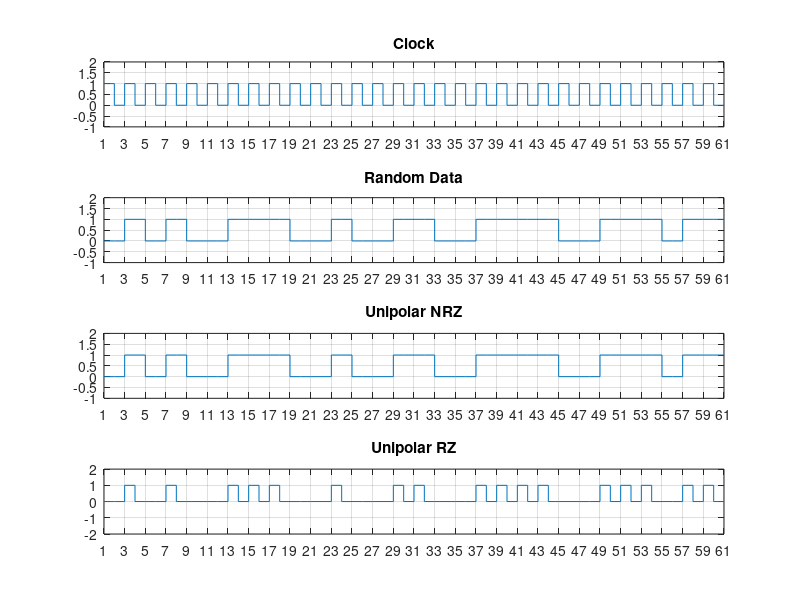
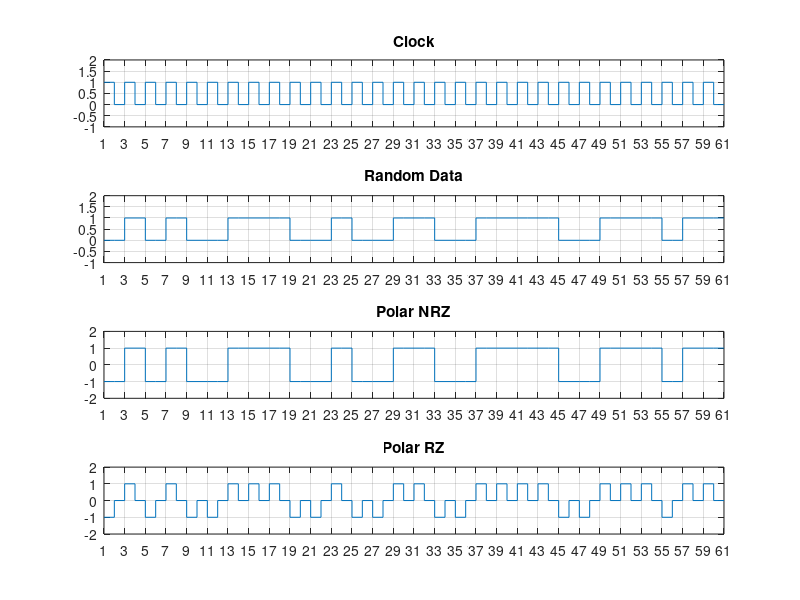
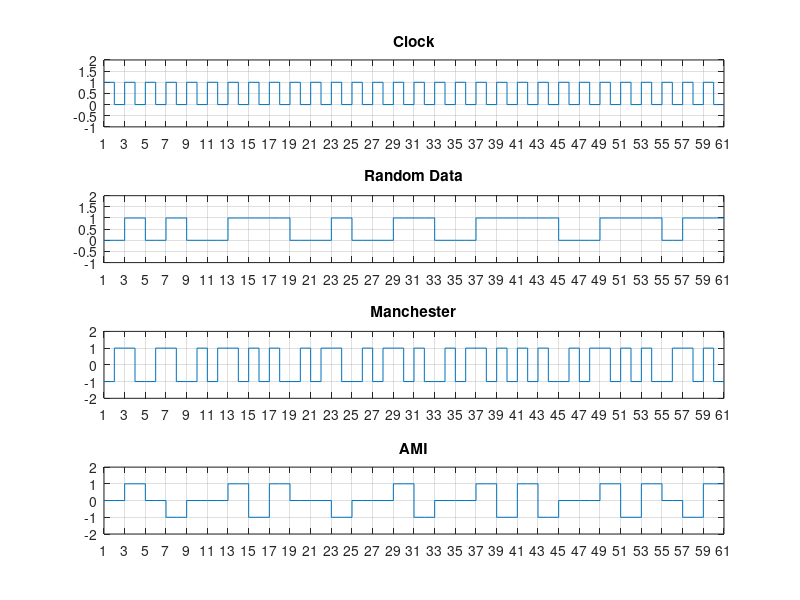
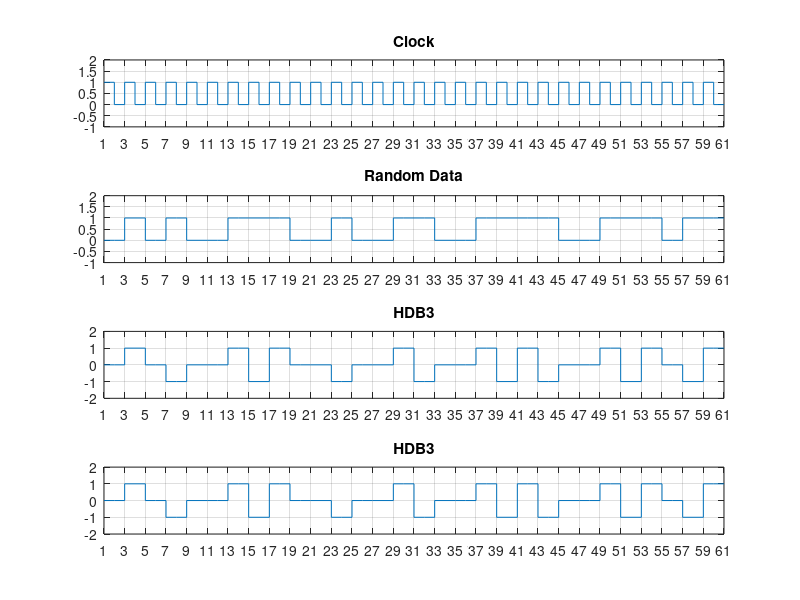

These figures' MATLAB source, in order:
% a = [ 1 0 0 -1 2 -4 1 1 0 1 0 1 0 1 0 1 ];
% stairs([a,a(end)]);
l=30;%length of random data
x=zeros(1,2*l);
clk=zeros(1,2*l);
% Unipolar NRZ
for i=1:2:2*l
    x(i) = randi(2)-1;
    x(i+1) = x(i);
    clk(i) = 1;
%     fprintf('%d', randi(2)-1);
end
% x=[1 1 0 0 0 0 0 0 0 0 0 0 0 0 1 1 0 0 1 1];
x;
% Unipolar RZ
y1=zeros(1,2*l);
for i=1:2:2*l
    if(x(i)==1)
        y1(i)=1;
    end
end
% Polar NRZ
y2=zeros(1,2*l);
for i=1:2:2*l
    if(x(i)==1)
        y2(i)=1;
        y2(i+1)=1;
    else
        y2(i)=-1;
        y2(i+1)=-1;
    end
end
% Polar RZ
y3=zeros(1,2*l);
for i=1:2:2*l
    if(x(i)==1)
        y3(i)=1;
        y3(i+1)=0;
    else
        y3(i)=-1;
        y3(i+1)=0;
    end
end
% Manchester Coding
y4=zeros(1,2*l);
for i=1:2:2*l
    if(x(i)==1)
        y4(i)=1;
        y4(i+1)=-1;
    else
        y4(i)=-1;
        y4(i+1)=1;
    end
end
% AMI
y5=zeros(1,2*l);
last=0;
for i=1:2:2*l
    if(x(i)==1)
        if(~last)
            y5(i)=1;
            y5(i+1)=1;
            last=1;
        else
            y5(i)=-1;
            y5(i+1)=-1;
            last=0;
        end
    end
end
% HDB3
y6=zeros(1,2*l);
last=0;
count=0;
i_update=0;
for i=1:2:2*l
    if(x(i)==1)
        count=count+1;
        if(~last)
            y6(i)=1;
            y6(i+1)=1;
            last=1;
        else
            y6(i)=-1;
            y6(i+1)=-1;
            last=0;
        end
    elseif(and(i+7<2*l, i>=i_update))
        if(and(~x(i), and(~x(i+2), and(~x(i+4), ~x(i+6)))))
            if(~last)
                if(rem(count, 2)==0)
                    y6(i)=1;
                    y6(i+1)=1;
                    y6(i+6)=1;
                    y6(i+7)=1;
                    last=1;
                else
                    y6(i+6)=-1;
                    y6(i+7)=-1;
                end
            else
                if(rem(count, 2)==0)
                    y6(i)=-1;
                    y6(i+1)=-1;
                    y6(i+6)=-1;
                    y6(i+7)=-1;
                    last=0;
                else
                    y6(i+6)=1;
                    y6(i+7)=1;
                end
            end
            count;
            i;
            y6;
            count=0;
            i_update=i+8;
        end
    end
end
% FIGURE 1
figure;
subplot(4,1,1);
stairs([clk, clk(end)]);
title('Clock');
% ax = gca;
% ax.YLim = [-1 2];
grid on;
% grid minor;
ylim([-1 2]);
xlim([1 2*l+1]);
xticks(1:2:2*l+1);

subplot(4,1,2);
stairs([x, x(end)]);
title('Random Data');
% ax = gca;
% ax.YLim = [-1 2];
grid on;
% grid minor;
ylim([-1 2]);
xlim([1 2*l+1]);
xticks(1:2:2*l+1);

subplot(4,1,3);
stairs([x, x(end)]);
title('Unipolar NRZ');
% ax = gca;
% ax.YLim = [-1 2];
grid on;
% grid minor;
ylim([-1 2]);
xlim([1 2*l+1]);
xticks(1:2:2*l+1);

subplot(4,1,4);
stairs([y1, y1(end)]);
title('Unipolar RZ');
% ax = gca;
% ax.YLim = [-1 2];
grid on;
% grid minor;
ylim([-2 2]);
xlim([1 2*l+1]);
xticks(1:2:2*l+1);

% FIGURE 2
figure;
subplot(4,1,1);
stairs([clk, clk(end)]);
title('Clock');
% ax = gca;
% ax.YLim = [-1 2];
grid on;
% grid minor;
ylim([-1 2]);
xlim([1 2*l+1]);
xticks(1:2:2*l+1);

subplot(4,1,2);
stairs([x, x(end)]);
title('Random Data');
% ax = gca;
% ax.YLim = [-1 2];
grid on;
% grid minor;
ylim([-1 2]);
xlim([1 2*l+1]);
xticks(1:2:2*l+1);

subplot(4,1,3);
stairs([y2, y2(end)]);
title('Polar NRZ');
% ax = gca;
% ax.YLim = [-1 2];
grid on;
% grid minor;
ylim([-2 2]);
xlim([1 2*l+1]);
xticks(1:2:2*l+1);

subplot(4,1,4);
stairs([y3, y3(end)]);
title('Polar RZ');
% ax = gca;
% ax.YLim = [-1 2];
grid on;
% grid minor;
ylim([-2 2]);
xlim([1 2*l+1]);
xticks(1:2:2*l+1);

% FIGURE 3
figure;
subplot(4,1,1);
stairs([clk, clk(end)]);
title('Clock');
% ax = gca;
% ax.YLim = [-1 2];
grid on;
% grid minor;
ylim([-1 2]);
xlim([1 2*l+1]);
xticks(1:2:2*l+1);

subplot(4,1,2);
stairs([x, x(end)]);
title('Random Data');
% ax = gca;
% ax.YLim = [-1 2];
grid on;
% grid minor;
ylim([-1 2]);
xlim([1 2*l+1]);
xticks(1:2:2*l+1);

subplot(4,1,3);
stairs([y4, y4(end)]);
title('Manchester');
% ax = gca;
% ax.YLim = [-1 2];
grid on;
% grid minor;
ylim([-2 2]);
xlim([1 2*l+1]);
xticks(1:2:2*l+1);

subplot(4,1,4);
stairs([y5, y5(end)]);
title('AMI');
% ax = gca;
% ax.YLim = [-1 2];
grid on;
% grid minor;
ylim([-2 2]);
xlim([1 2*l+1]);
xticks(1:2:2*l+1);

% FIGURE 4
figure;
subplot(4,1,1);
stairs([clk, clk(end)]);
title('Clock');
% ax = gca;
% ax.YLim = [-1 2];
grid on;
% grid minor;
ylim([-1 2]);
xlim([1 2*l+1]);
xticks(1:2:2*l+1);

subplot(4,1,2);
stairs([x, x(end)]);
title('Random Data');
% ax = gca;
% ax.YLim = [-1 2];
grid on;
% grid minor;
ylim([-1 2]);
xlim([1 2*l+1]);
xticks(1:2:2*l+1);

subplot(4,1,3);
stairs([y6, y6(end)]);
title('HDB3');
% ax = gca;
% ax.YLim = [-1 2];
grid on;
% grid minor;
ylim([-2 2]);
xlim([1 2*l+1]);
xticks(1:2:2*l+1);

subplot(4,1,4);
stairs([y6, y6(end)]);
title('HDB3');
% ax = gca;
% ax.YLim = [-1 2];
grid on;
% grid minor;
ylim([-2 2]);
xlim([1 2*l+1]);
xticks(1:2:2*l+1);

%FIGURE 5
figure;
% x=[ 1 0 0 1 1 0 1 0 0];
s=10;
for i=1:1:length(x)*s
    x2(i)=x(ceil(i/s));
end
x2;

y = fft(x2);                               % Compute DFT of x
m = abs(y);                               % Magnitude
y(m<1e-6) = 0;
p = unwrap(angle(y));                     % Phase
f = (0:length(y)/2-1)*100/length(y);        % Frequency vector

% subplot(2,1,1)
plot(f,m(1:length(y)/2))
title('Magnitude')
grid on;
ylim([min(m) max(m)-50]);
xticks([15 40 60 85]);
hold on;
% ax = gca;
% ax.XTick = [15 40 60 85];

% subplot(2,1,2)
% plot(f,p*180/pi)
% title('Phase')
% ax = gca;
% ax.XTick = [15 40 60 85];


s=10;
for i=1:1:length(x)*s
    x2(i)=y1(ceil(i/s));
end
x2;

y = fft(x2);                               % Compute DFT of x
m = abs(y);                               % Magnitude
y(m<1e-6) = 0;
p = unwrap(angle(y));                     % Phase
f = (0:length(y)/2-1)*100/length(y);        % Frequency vector

% subplot(2,1,1)
plot(f,m(1:length(y)/2))
title('Magnitude')
grid on;
ylim([min(m) max(m)-50]);
xticks([15 40 60 85]);
hold on;

s=10;
for i=1:1:length(x)*s
    x2(i)=y2(ceil(i/s));
end
x2;

y = fft(x2);                               % Compute DFT of x
m = abs(y);                               % Magnitude
y(m<1e-6) = 0;
p = unwrap(angle(y));                     % Phase
f = (0:length(y)/2-1)*100/length(y);        % Frequency vector

% subplot(2,1,1)
plot(f,m(1:length(y)/2))
title('Magnitude')
grid on;
ylim([min(m) max(m)-50]);
xticks([15 40 60 85]);
hold on;

s=10;
for i=1:1:length(x)*s
    x2(i)=y3(ceil(i/s));
end
x2;

y = fft(x2);                               % Compute DFT of x
m = abs(y);                               % Magnitude
y(m<1e-6) = 0;
p = unwrap(angle(y));                     % Phase
f = (0:length(y)/2-1)*100/length(y);        % Frequency vector

% subplot(2,1,1)
plot(f,m(1:length(y)/2))
title('Magnitude')
grid on;
ylim([min(m) max(m)-50]);
xticks([15 40 60 85]);
hold on;

s=10;
for i=1:1:length(x)*s
    x2(i)=y4(ceil(i/s));
end
x2;

y = fft(x2);                               % Compute DFT of x
m = abs(y);                               % Magnitude
y(m<1e-6) = 0;
p = unwrap(angle(y));                     % Phase
f = (0:length(y)/2-1)*100/length(y);        % Frequency vector

% subplot(2,1,1)
plot(f,m(1:length(y)/2))
title('Magnitude')
grid on;
ylim([min(m) max(m)-50]);
xticks([15 40 60 85]);
hold on;

s=10;
for i=1:1:length(x)*s
    x2(i)=y5(ceil(i/s));
end
x2;

y = fft(x2);                               % Compute DFT of x
m = abs(y);                               % Magnitude
y(m<1e-6) = 0;
p = unwrap(angle(y));                     % Phase
f = (0:length(y)/2-1)*100/length(y);        % Frequency vector

% subplot(2,1,1)
plot(f,m(1:length(y)/2))
title('Magnitude')
grid on;
ylim([min(m) max(m)-50]);
xticks([15 40 60 85]);
hold on;

s=10;
for i=1:1:length(x)*s
    x2(i)=y6(ceil(i/s));
end
x2;

y = fft(x2);                               % Compute DFT of x
m = abs(y);                               % Magnitude
y(m<1e-6) = 0;
p = unwrap(angle(y));                     % Phase
f = (0:length(y)/2-1)*100/length(y);        % Frequency vector

% subplot(2,1,1)
plot(f,m(1:length(y)/2))
title('Magnitude')
grid on;
ylim([min(m) max(m)-50]);
xticks([15 40 60 85]);
hold on;